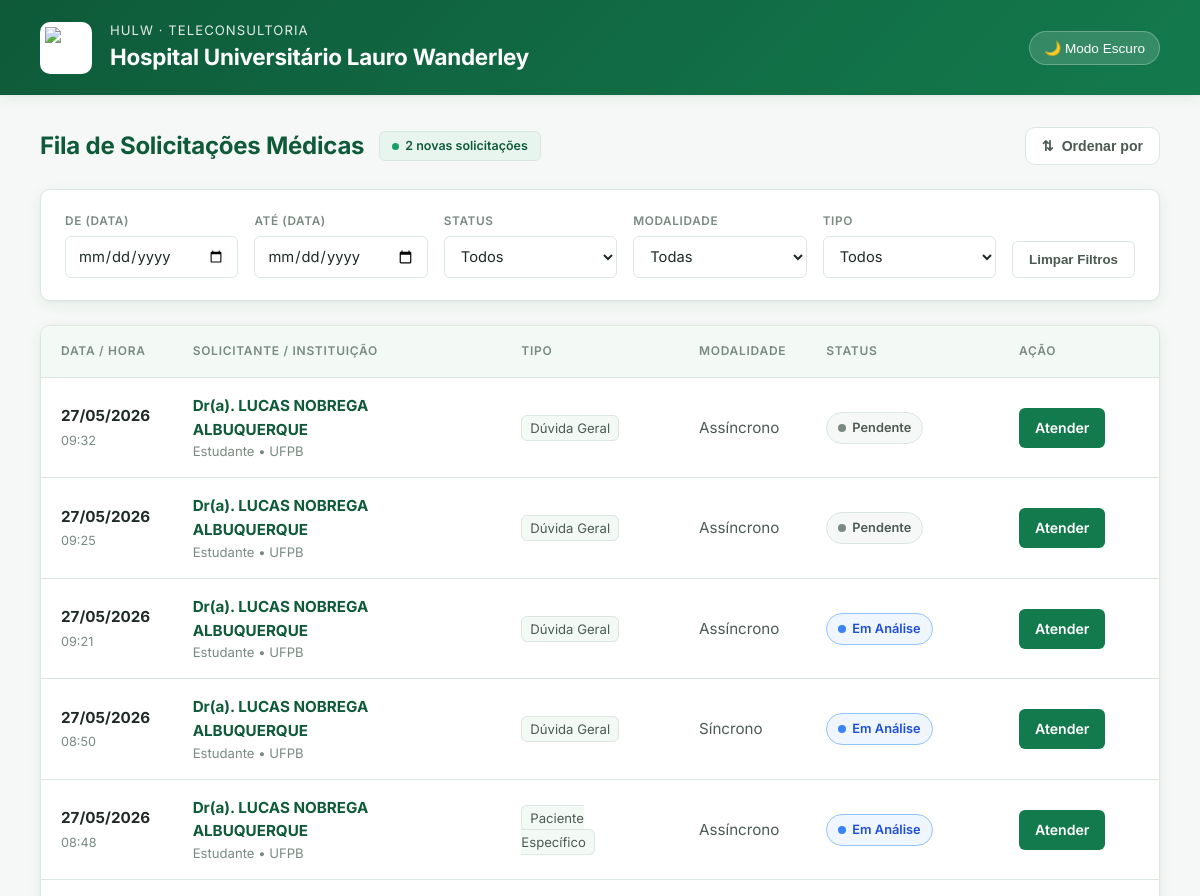
The app's page /fila/ (upper part), older data.
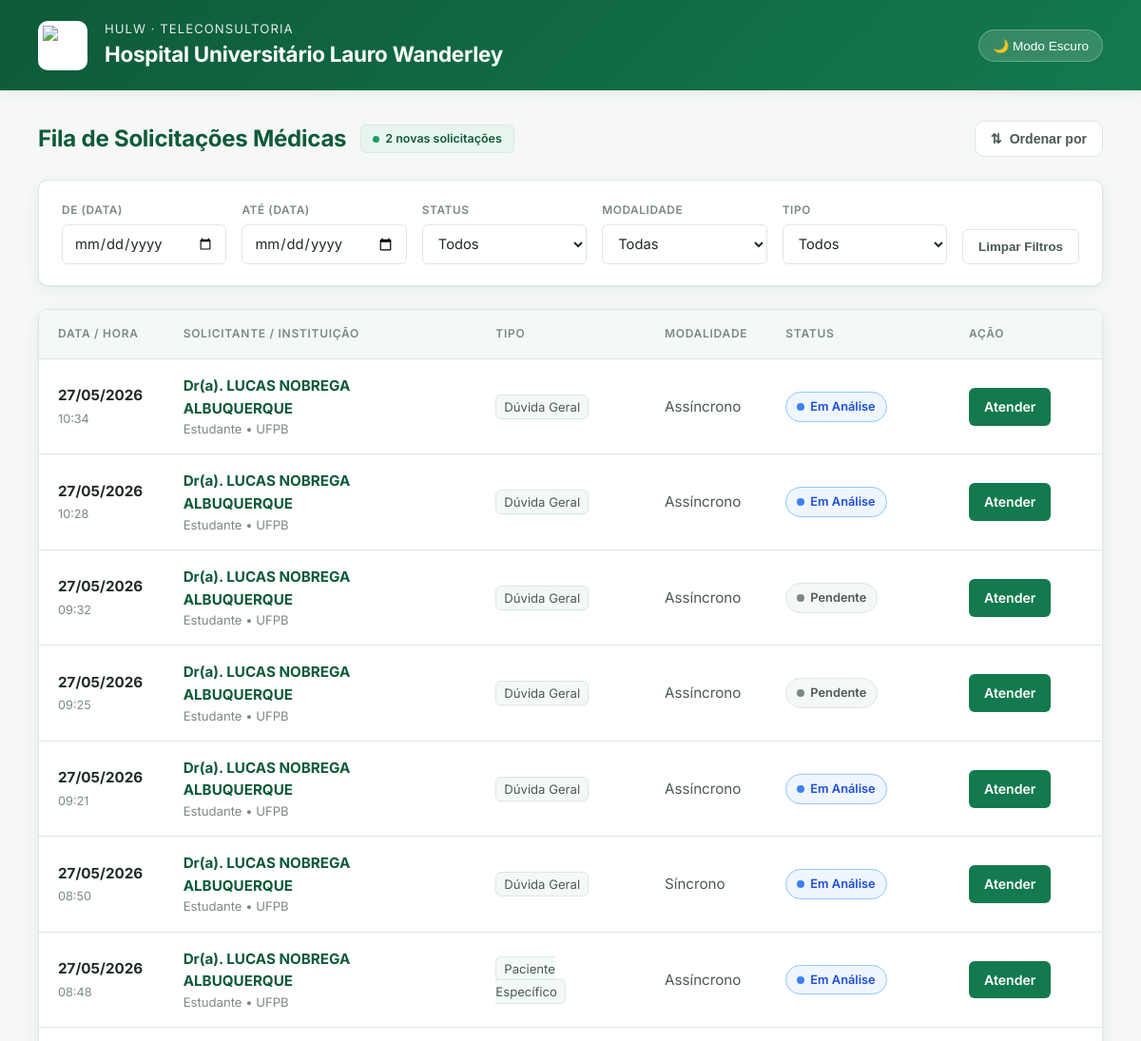
The same page, newer data.
### teleconsultoria/models.py (models this page shows, shortened)
class Solicitacao(models.Model):
    profissional = models.ForeignKey(Profissional, on_delete=models.CASCADE, related_name='solicitacoes')
    medica_designada = models.ForeignKey(Medica, on_delete=models.SET_NULL, null=True, blank=True, related_name='atendimentos')
    status = models.CharField(max_length=20, choices=StatusSolicitacao.choices, default=StatusSolicitacao.PENDENTE)
    tipo_atendimento = models.CharField(max_length=20, choices=TipoAtendimento.choices)
    data_sol = models.DateTimeField(auto_now_add=True)
    data_marcada = models.DateField(null=True, blank=True)
    horario_marcado = models.TimeField(null=True, blank=True)
    duracao_estimada = models.PositiveIntegerField(null=True, blank=True, help_text="Duração em minutos")
    link_teams = models.URLField(max_length=500, null=True, blank=True)
    resumo_sincrono = models.TextField(null=True, blank=True)
    justificativa_cancelamento = models.TextField(null=True, blank=True)
    data_limite = models.DateField(null=True, blank=True)
    horario_limite = models.TimeField(null=True, blank=True)
    idade_pac = models.IntegerField(null=True, blank=True)
    sexo_pac = models.CharField(max_length=2, choices=Sexo.choices, null=True, blank=True)
    sexo_biologico_pac = models.CharField(max_length=1, choices=[('M', 'Masculino'), ('F', 'Feminino')], null=True, blank=True)
    queixas = models.TextField(null=True, blank=True)
    historico_med = models.TextField(blank=True, null=True)
    diagnostico_princ = models.TextField(blank=True, null=True)
    diagnostico_sec = models.TextField(blank=True, null=True)
    medicamentos = models.TextField(blank=True, null=True)
    exames_recentes = models.TextField(blank=True, null=True)
    duvida_clinica = models.TextField()
    token_acesso = models.UUIDField(default=uuid.uuid4, editable=False)
    class Meta:
        verbose_name = "Solicitação"
        verbose_name_plural = "Solicitações"

class Profissional(models.Model):
    user = models.OneToOneField(User, on_delete=models.CASCADE, null=True, blank=True)
    cpf = models.CharField(max_length=11, unique=True)
    nome_completo = models.CharField(max_length=255)
    email = models.EmailField()
    telefone = models.CharField(max_length=15, help_text="WhatsApp com DDD", blank=True, null=True)
    crm = models.CharField(max_length=20, blank=True, null=True)
    cargo = models.CharField(max_length=100)
    instituicao = models.CharField(max_length=100)

### teleconsultoria/views.py (the view)
# urls.py: path('fila/', views.fila_medica, name='fila_medica'),
def fila_medica(request):
    solicitacoes = Solicitacao.objects.all().order_by('-data_sol')
    return render(request, 'fila_medica.html', {'solicitacoes': solicitacoes})

### teleconsultoria/templates/fila_medica.html (shortened to what the changed rows need)
<!DOCTYPE html>
<html lang="pt-br">
<head>
</head>
<body>
    <header class="header">
        <div class="header-left">
            <div>
                <h1>Hospital Universitário Lauro Wanderley</h1>
            </div>
        </div>
    </header>
    <main class="container">
        <div class="page-title">
            <div style="display: flex; align-items: center; gap: 15px;">
                <h2>Fila de Solicitações Médicas</h2>
            </div>
        </div>
        <div class="table-wrapper">
            <table id="tabelaFila">
                <thead>
                    <tr>
                        <th>Data / Hora</th>
                        <th>Solicitante / Instituição</th>
                        <th>Tipo</th>
                        <th>Modalidade</th>
                        <th>Status</th>
                        <th>Ação</th>
                    </tr>
                </thead>
                <tbody id="tableBody">
                    {% for sol in solicitacoes %}
                    <tr class="linha-solicitacao"
                        data-data="{{ sol.data_sol|date:'Y-m-d H:i' }}"
                        data-status="{{ sol.status }}"
                        data-modalidade="{{ sol.tipo_atendimento }}"
                        data-tipo="{% if sol.idade_pac > 0 %}Paciente Específico{% else %}Dúvida Geral{% endif %}">
                        <td class="date-cell">
                            <strong>{{ sol.data_sol|date:"d/m/Y" }}</strong>
                            <small>{{ sol.data_sol|date:"H:i" }}</small>
                        </td>
                        <td>
                            <span class="sol-nome">
                                Dr(a). {{ sol.profissional.nome_completo|default:"Não informado" }}
                            </span>
                            <span class="inst-info">
                                {{ sol.profissional.cargo|default:"Médico(a)" }} • {{ sol.profissional.instituicao|default:"Instituição não informada" }}
                            </span>
                        </td>
                        <td>
                            <span style="font-size: 0.82rem; background: var(--hulw-green-soft); border: 1px solid var(--line); padding: 4px 8px; border-radius: 6px;">
                                {% if sol.idade_pac > 0 %}Paciente Específico{% else %}Dúvida Geral{% endif %}
                            </span>
                        </td>
                        <td>{{ sol.get_tipo_atendimento_display }}</td>
                        <td>
                            <span class="status-pill status-{{ sol.status }}">
                                {{ sol.get_status_display }}
                            </span>
                        </td>
                        <td>
                            <a href="{% url 'detalhe_caso' sol.id %}" class="btn {% if sol.status == 'CONCLUIDA' %}btn-concluido{% endif %}">
                                {% if sol.status == 'CONCLUIDA' %}Ver Detalhes{% else %}Atender{% endif %}
                            </a>
                        </td>
                    </tr>
                    {% empty %}
                    <tr>
                        <td colspan="6" style="text-align:center; padding: 40px; color: var(--muted);">Nenhuma solicitação encontrada.</td>
                    </tr>
                    {% endfor %}
                </tbody>
            </table>
        </div>
    </main>
</body>
</html>

Row changes from the older to the newer data that the page shows:
added Solicitacao: data_sol "27/05/2026", data_sol "10:34", profissional.nome_completo "LUCAS NOBREGA ALBUQUERQUE", profissional.cargo "Estudante", profissional.instituicao "UFPB", idade_pac "Dúvida Geral", tipo_atendimento "Assíncrono", status "Em Análise", shows "Atender"
added Solicitacao: data_sol "27/05/2026", data_sol "10:28", profissional.nome_completo "LUCAS NOBREGA ALBUQUERQUE", profissional.cargo "Estudante", profissional.instituicao "UFPB", idade_pac "Dúvida Geral", tipo_atendimento "Assíncrono", status "Em Análise", shows "Atender"
